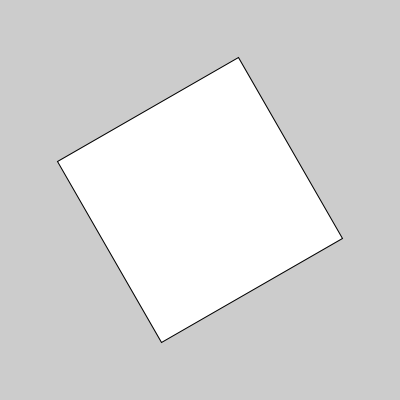
Frame 1 (no input)
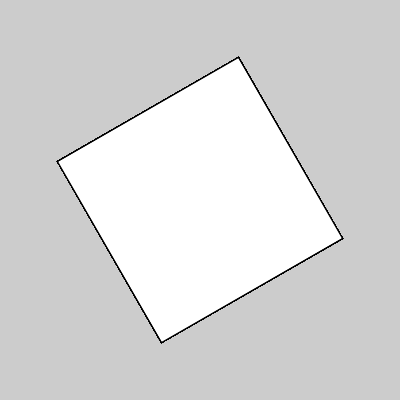
Frame 60 (the mouse pressed at the canvas centre just before this capture)
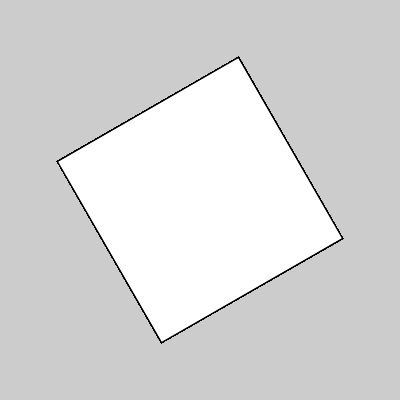
Frame 120 (the mouse held since frame 60 and released just before this capture)

The Processing sketch that drew these frames (run headless with seeded random() and noise(); from frame 60 on, the mouse is pressed at the canvas centre):

// Processing sketch: Rotacion
// ── Rotacion.pde
void setup(){
  size(400,400);
}

void draw(){
  translate(width/2,height/2);
  rotate(PI/3);
  rect(-104,-104, 208, 208);
}
